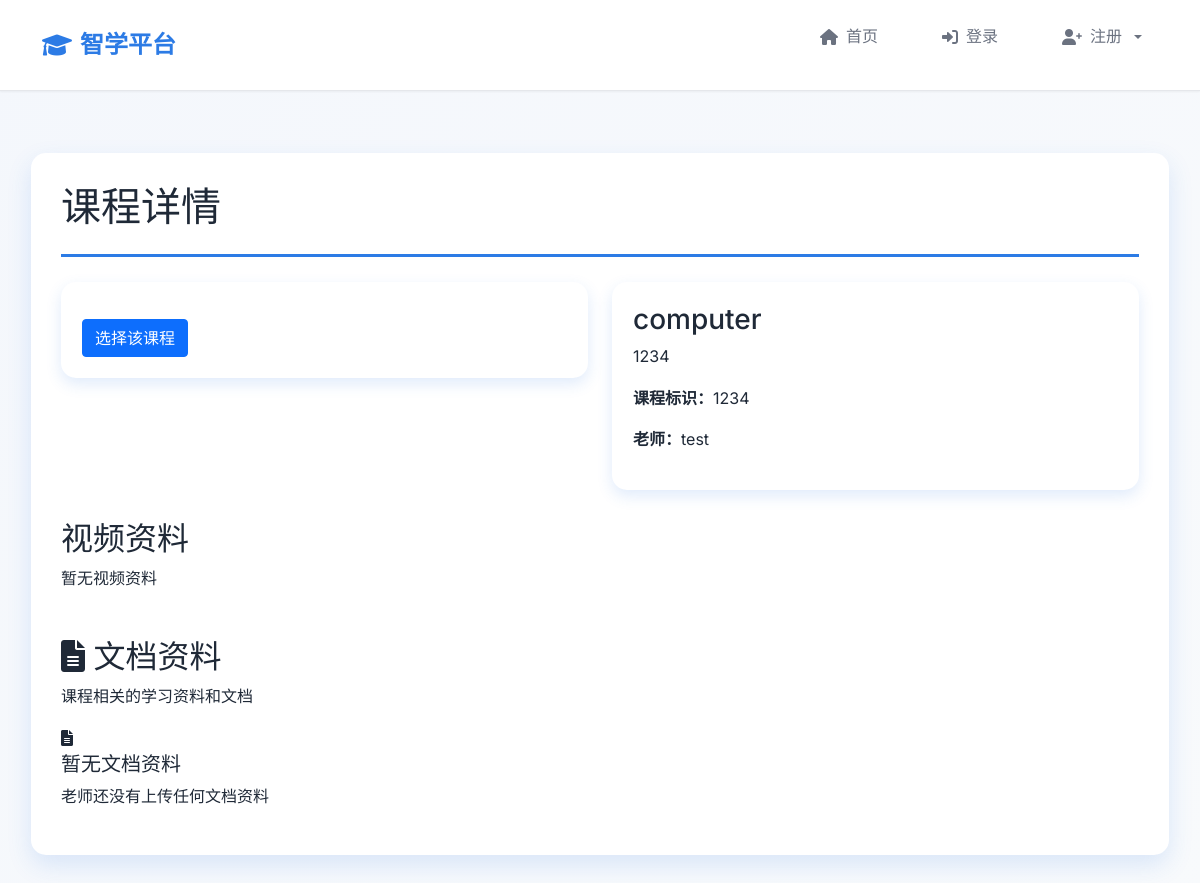
Page /student/course/3/ on the earlier database version.
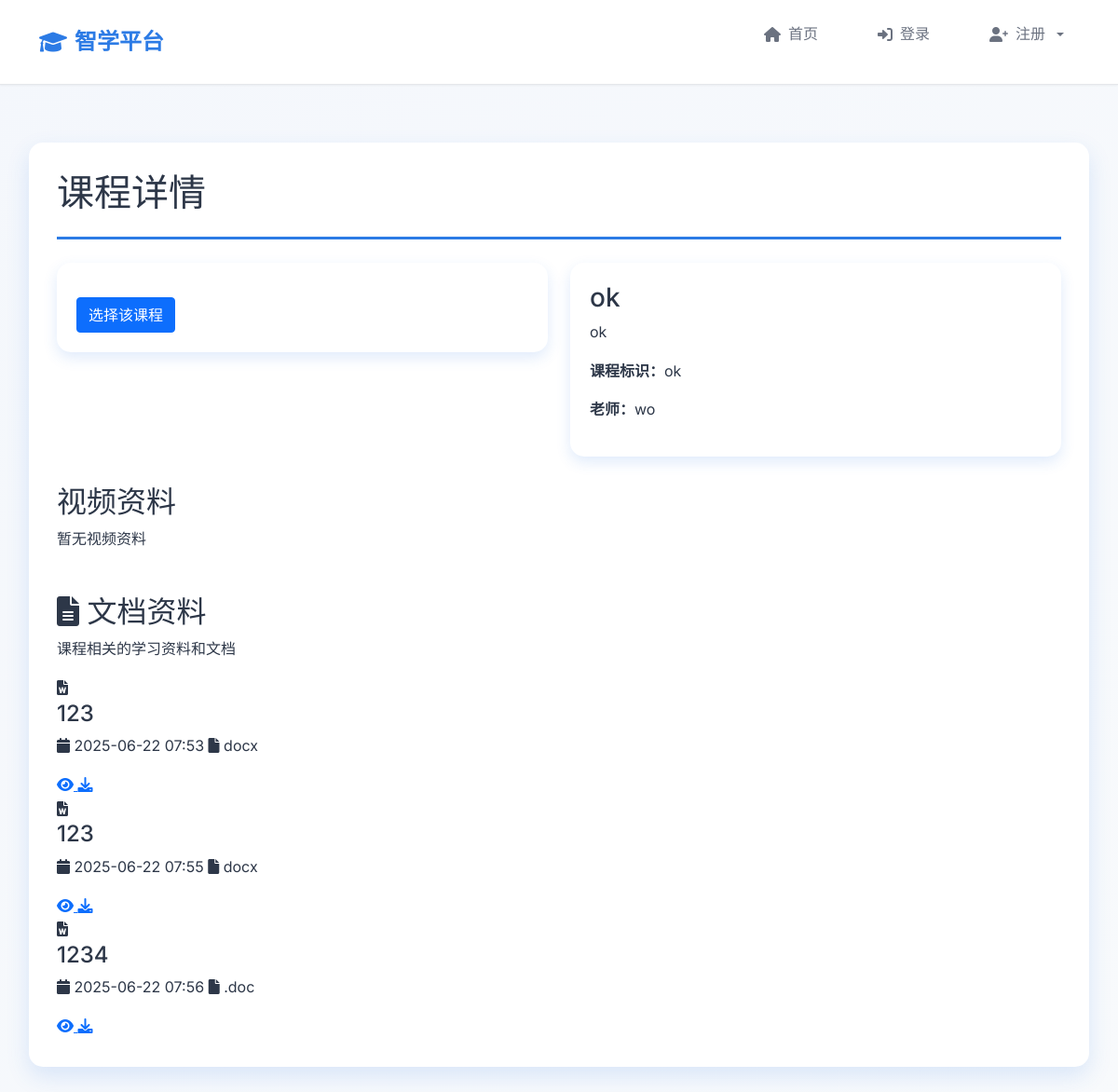
Same page on the later database version.
### teacher/models.py (models this page shows, shortened)
class Course(models.Model):
    name = models.CharField(max_length=50, verbose_name='课程名称')
    description = models.TextField(verbose_name='课程描述')
    code = models.CharField(max_length=20, unique=True, verbose_name='课程标识')
    teacher = models.ForeignKey(TeacherProfile, on_delete=models.CASCADE, related_name='courses', verbose_name='老师')
    students = models.ManyToManyField(StudentProfile, related_name='courses', verbose_name='学生')

class TeacherProfile(models.Model):
    user = models.OneToOneField(User, on_delete=models.CASCADE)
    name = models.CharField(max_length=50, verbose_name='姓名')
    teacher_id = models.CharField(max_length=20, unique=True, verbose_name='工号')
    college = models.CharField(max_length=50, verbose_name='学院')
    contact = models.CharField(max_length=50, verbose_name='联系方式')

class Document(models.Model):
    name = models.CharField(max_length=50, verbose_name='文件名')
    file = models.FileField(upload_to='media/', verbose_name='文件路径')
    upload_time = models.DateTimeField(default=timezone.now, verbose_name='上传时间')
    course = models.ForeignKey(Course, on_delete=models.CASCADE, related_name='documents', verbose_name='课程')

### student/views.py (the view)
# urls.py: path('course/<int:course_id>/', views.student_course_detail, name='student_course_detail'),
def student_course_detail(request, course_id):
    course = get_object_or_404(Course, id=course_id)
    if request.method == 'POST':
        form = CourseSelectionForm(request.POST)
        if form.is_valid():
            course = form.select(request.user)
            return render(request, 'student_course_detail.html', {
                'form': form,
                'course': course,
                'message': '你已成功选择了该课程！'
            })
    else:
        form = CourseSelectionForm(initial={'course_id': course_id})
    return render(request, 'student_course_detail.html', {
        'form': form,
        'course': course,
    })

### student/forms.py (shortened to what this page needs)
class CourseSelectionForm(forms.Form):
    course_id = forms.IntegerField(widget=forms.HiddenInput())

### templates/student_course_detail.html (shortened to what this page needs)
{% extends 'base.html' %}
{% load bootstrap3 %}
{% load static %}
{% block content %}
<link rel="stylesheet" href="{% static 'css/student.css' %}">
<div class="student-container">
    <div class="course-detail">
        <div class="course-detail-header">
            <h1>课程详情</h1>
        </div>
        <div class="row">
            <div class="col-md-6">
                <div class="course-card mb-4">
                    <form method="post" action="">
                        <input type="submit" value="选择该课程" class="btn btn-primary btn-block mt-3">
                    </form>
                </div>
            </div>
            <div class="col-md-6">
                <div class="course-card">
                    <h3 class="panel-title">{{ course.name }}</h3>
                    <p>{{ course.description }}</p>
                    <p><strong>课程标识：</strong>{{ course.code }}</p>
                    <p><strong>老师：</strong>{{ course.teacher.name }}</p>
                </div>
            </div>
        </div>
        <div class="resource-section">
            <h2>视频资料</h2>
            <div class="resource-grid">
                {% for video in course.videos.all %}
                    <div class="resource-card">
                        <video src="{{ video.file.url }}" controls class="img-responsive"></video>
                        <div class="caption">
                            <h4>{{ video.name }}</h4>
                            <p>上传时间：{{ video.upload_time }}</p>
                        </div>
                    </div>
                {% empty %}
                    <p>暂无视频资料</p>
                {% endfor %}
            </div>
        </div>
        <div class="resource-section">
            <div class="section-header">
                <h2><i class="fas fa-file-alt"></i> 文档资料</h2>
                <p class="section-subtitle">课程相关的学习资料和文档</p>
            </div>
            <div class="documents-grid">
                {% for document in course.documents.all %}
                    <div class="document-card">
                        <div class="document-icon">
                            {% if document.file.name|slice:"-4:" == ".pdf" %}
                                <i class="fas fa-file-pdf"></i>
                            {% elif document.file.name|slice:"-4:" == ".doc" or document.file.name|slice:"-5:" == ".docx" %}
                                <i class="fas fa-file-word"></i>
                            {% elif document.file.name|slice:"-4:" == ".ppt" or document.file.name|slice:"-5:" == ".pptx" %}
                                <i class="fas fa-file-powerpoint"></i>
                            {% else %}
                                <i class="fas fa-file"></i>
                            {% endif %}
                        </div>
                        <div class="document-info">
                            <h4 class="document-title">{{ document.name }}</h4>
                            <p class="document-meta">
                                <span><i class="fas fa-calendar"></i> {{ document.upload_time|date:"Y-m-d H:i" }}</span>
                                <span><i class="fas fa-file"></i> {{ document.file.name|slice:"-4:" }}</span>
                            </p>
                        </div>
                        <div class="document-actions">
                            <a href="{{ document.file.url }}" target="_blank" class="btn-action view" title="查看文档">
                                <i class="fas fa-eye"></i>
                            </a>
                            <a href="{{ document.file.url }}" download class="btn-action download" title="下载文档">
                                <i class="fas fa-download"></i>
                            </a>
                        </div>
                    </div>
                {% empty %}
                    <div class="empty-documents-state">
                        <i class="fas fa-file-alt"></i>
                        <h5>暂无文档资料</h5>
                        <p>老师还没有上传任何文档资料</p>
                    </div>
                {% endfor %}
            </div>
        </div>
    </div>
</div>
{% endblock %}

Differences in the rows shown:
changed Course: name "computer" → "ok"; description "1234" → "ok"; code "1234" → "ok"; teacher.name "test" → "wo"
now on this page (row edited): Document: name "123", upload_time "2025-06-22 07:53", file.name "docx"
now on this page (row edited): Document: name "123", upload_time "2025-06-22 07:55", file.name "docx"
now on this page (row edited): Document: name "1234", upload_time "2025-06-22 07:56", file.name ".doc"
Other differences:
text no longer shown: "暂无文档资料 老师还没有上传任何文档资料"
